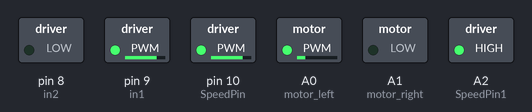
Recording of a sketch running on a simulated Arduino Uno, built with avr-gcc and run on an emulated ATmega328P. Shown: switched loads named in the sketch (green lamp = pin HIGH).

Above: at 0.1 s.
Timing chart, 0 to 1.6 s (numbered marks = the images above):
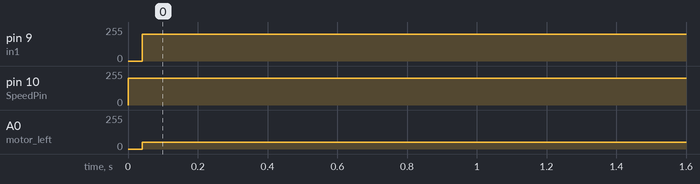

Measured:
- by itself, pin 9 (in1): 0/255 → 201/255 at 0.04 s
- by itself, pin 10 (SpeedPin): 0/255 → 200/255 at 0.00 s
- by itself, A0 (motor_left): 0/255 → 52/255 at 0.04 s

The sketch:

SerialArduino.ino
```cpp
#define numOfValsRec 2
#define digitsPerValRec 3

int valsRec[numOfValsRec];
int stringLength = numOfValsRec * digitsPerValRec + 1;
int counter = 0;
bool counterStart = false;
String receivedString;

//rear motor
int SpeedPin = 10;
int in1 = 9;
int in2 = 8;

//front motor turn
int motor_left = A0;
int motor_right = A1;
int SpeedPin1 = A2;


//constants
int cx = 0;

void setup() {
  //rear motor
  pinMode(in1,OUTPUT);
  pinMode(in2,OUTPUT);
  pinMode(SpeedPin,OUTPUT);

  //front motor turn
  pinMode(motor_left,OUTPUT);
  pinMode(motor_right,OUTPUT);
  pinMode(SpeedPin1,OUTPUT);

  digitalWrite(motor_left,LOW);
  digitalWrite(motor_right,LOW);
  analogWrite(SpeedPin1,255);
  _Stop();

  Serial.begin(9600);
}

void receiveData() {
  while (Serial.available()) {
    char c = Serial.read();
    if (c == '$') {
      counterStart = true;
    }
    if (counterStart){
      if (counter < stringLength) {
      receivedString = String(receivedString + c);
      counter++;
      }
    }

    if (counter >= stringLength) {
      for (int i = 0; i < numOfValsRec; i++) {
        int num = (i * digitsPerValRec) + 1;
        valsRec[i] = receivedString.substring(num, num + digitsPerValRec).toInt();
      }
      receivedString = "";
      counter = 0;
      counterStart = false;

    }
  }


}

void loop() {

  digitalWrite(motor_left,LOW);
  digitalWrite(motor_right,LOW);
  digitalWrite(in1,LOW);
  digitalWrite(in2,LOW);
  receiveData();
  if (valsRec[0] == 000)
  {
    _Forward();
//    _Forward();
    steering(valsRec[1]);
  }

  else
  {
    steering(0);
    _Stop();
  }


}

void steering(int cx)
{
  if (cx < 480)
  {
    digitalWrite(motor_left,HIGH);
    digitalWrite(motor_right,LOW);
    analogWrite(SpeedPin1,255);
  }
  else if (cx > 480)
  {
    digitalWrite(motor_left,LOW);
    digitalWrite(motor_right,HIGH);
    analogWrite(SpeedPin1,255);
  }
  else
  {
    cx = 0;
    digitalWrite(motor_left,LOW);
    digitalWrite(motor_right,LOW);
    analogWrite(SpeedPin1,255);
  }


}

//Forward Drive Motor
String _Forward()
{
  digitalWrite(in1,HIGH);
  digitalWrite(in2,LOW);
  analogWrite(SpeedPin,200);
  //Serial.println("MOVE_FORWARD");
  return "FORWARD";
}

//Stop Drive Motor
String _Stop()
{
  digitalWrite(in1,LOW);
  digitalWrite(in2,LOW);
  digitalWrite(SpeedPin,255);
//  Serial.println("MOVE_STOP");
  return "STOPPED";
}
```
